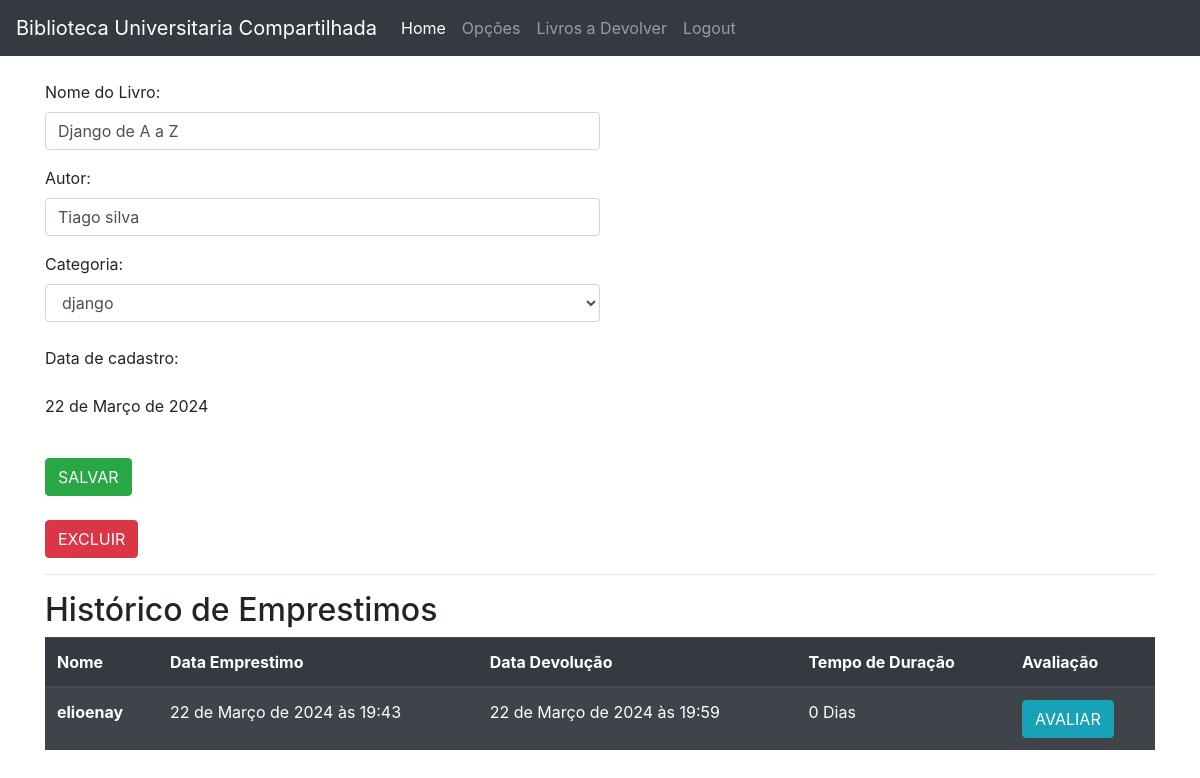
The page /livro/ver_livro/7 (signed in) on the database its author committed.
### livro/models.py (models this page shows, shortened)
class Livro(models.Model):
    img = models.ImageField(upload_to='capa_livro', null=True, blank=True)
    nome = models.CharField(max_length = 100)
    autor = models.CharField(max_length = 30)
    data_cadastro = models.DateField(default = date.today)
    emprestado = models.BooleanField(default = False)
    categoria = models.ForeignKey(Categoria, on_delete=models.SET_NULL, null = True)
    usuario = models.ForeignKey(Usuario, on_delete=models.SET_NULL, null = True)

class Emprestimo(models.Model):
    choices = (
        ('P', 'Pessimo'),
        ('R', 'Ruim'),
        ('M', 'Mediano'),
        ('B', 'Bom'),
        ('O', 'Otimo')
    )
    nome_emprestado = models.ForeignKey(Usuario, on_delete=models.SET_NULL, null = True)
    data_emprestimo = models.DateTimeField(default =datetime.datetime.now())
    data_devolucao = models.DateTimeField(blank = True, null = True)
    livro = models.ForeignKey(Livro, on_delete=models.SET_NULL, null = True)
    avaliacao = models.CharField(max_length = 1, choices=choices, null = True, blank = True)

### usuarios/models.py (models this page shows)
class Usuario(models.Model):
    nome = models.CharField(max_length = 30)
    email = models.EmailField()
    senha = models.CharField(max_length = 64)
    def __str__(self) -> str:
        return self.nome

### livro/views.py (the view)
# urls.py: path('ver_livro/<int:id>',views.ver_livros, name = 'ver_livros'),
def ver_livros(request, id):
    if request.session.get('usuario'):
        livro = Livro.objects.get(id = id)
        if request.session.get('usuario') == livro.usuario.id:
            usuario = Usuario.objects.get(id = request.session['usuario'])
            categoria_livro = Categoria.objects.all
            emprestimos = Emprestimo.objects.filter(livro = livro)
            form = CadastroLivro()
            form.fields['usuario'].initial = request.session['usuario']
            form_categoria = CategoriaLivro()
            usuarios = Usuario.objects.all()
            livros_emprestar = Livro.objects.filter(usuario = usuario).filter(emprestado = False)
            livros_emprestados = Livro.objects.filter(usuario = usuario).filter(emprestado = True)
            return render(request,'ver_livro.html', {'livro': livro, 'categoria_livro': categoria_livro,
                                                     'emprestimos':emprestimos,
                                                     'usuario_logado': request.session.get('usuario'),
                                                     'form':form,'id_livro':id,
                                                     'form_categoria':form_categoria,
                                                     'usuarios': usuarios,
                                                     'livros_emprestar': livros_emprestar,
                                                     'livros_emprestados':livros_emprestados})
        else:
            return HttpResponse('Esse livro não é seu')

### livro/forms.py
class CadastroLivro(forms.ModelForm):
    class Meta:
        model = Livro
        fields = '__all__'
    def __init__(self, *args, **kwargs):
        super().__init__(*args, **kwargs)
        self.fields['usuario'].widget = forms.HiddenInput()

class CategoriaLivro(forms.ModelForm):
    class Meta:
        model = Categoria
        fields = '__all__'

### livro/models.py (called while the page is built)
    def __str__(self) -> str:
        return self.nome

### livro/templatetags/filtros.py (called while the page is built)
@register.filter
def mostra_duracao(value1,value2):
    if isinstance(value1, datetime) and isinstance(value2, datetime):
        dias = (value1 -  value2).days
        texto = 'Dias'
        if dias == 1:
            texto = 'Dia'
        return f"{dias} {texto}"
    return "Ainda não foi devolvido"

### livro/templates/ver_livro.html (shortened to what this page needs)
{% extends 'base.html' %}
{% load filtros %}
{% block 'conteudo' %}
    <div class="container">
        <br>
        <form action="{% url 'alterar_livro' %}" method="POST">
            <p>
              <label>Nome do Livro:</label>
              <input style="width: 50%;" class="form-control" value="{{livro.nome}}" name="nome_livro">
            </p>
            <p>
              <label>Autor:</label>
              <input style="width: 50%;" class="form-control" value="{{livro.autor}}" name="autor">
            </p>
            <label>Categoria:</label>
            <br>
            <select style="width: 50%;" class="form-control" name="categoria_id">
                {% for i in categoria_livro %}
                    {% if livro.categoria.nome == i.nome %}
                        <option value="{{i.id}}" selected>{{i}}</option>
                    {% else %}
                        <option value="{{i.id}}">{{i}}</option>
                    {% endif %}
                {% endfor %}
            <select>
            <br>
            <p>
              <label>Data de cadastro:</label>
              <p>{{livro.data_cadastro}}</p>
            </p>
            <br>
            <input type="submit" class="btn btn-success btn-md" value="SALVAR">
        </form>
        <br>
        <button type="button" class="btn btn-danger" data-toggle="modal" data-target="#exampleModal2">
            EXCLUIR
          </button>
        <hr>
        <h2>Histórico de Emprestimos</h2>
        <table class="table table-striped table-dark">
            <thead>
              <tr>
                <th scope="col">Nome</th>
                <th scope="col">Data Emprestimo</th>
                <th scope="col">Data Devolução</th>
                <th scope="col">Tempo de Duração</th>
                <th scope="col">Avaliação</th>
              </tr>
            </thead>
            <tbody>
              {% for i in emprestimos %}
              <tr>
                <th scope="row">{{i.nome_emprestado}}</th>
                <td>{{i.data_emprestimo}}</td>
                <td>{{i.data_devolucao}}</td>
                <td>{{i.data_devolucao|mostra_duracao:i.data_emprestimo}}</td>
                <td>
                {% if i.avaliacao == None and i.data_devolucao != None %}
                  <button onclick="avaliacao({{i.id}})" class="btn btn-info" data-toggle="modal" data-target="#exampleModal1">AVALIAR</button>
                {% endif %}
                </td>
              </tr>
              {% endfor %}
            </tbody>
          </table>
    </div>
{% endblock %}

### rows shown on the page
Livro: nome_livro "Django de A a Z", autor "Tiago silva", data_cadastro "22 de Março de 2024"
Emprestimo: nome_emprestado "elioenay", data_emprestimo "22 de Março de 2024 às 19:43", data_devolucao "22 de Março de 2024 às 19:59", data_devolucao|mostra_duracao "0 Dias"

### other values the page prints
form field categoria_id "django"
